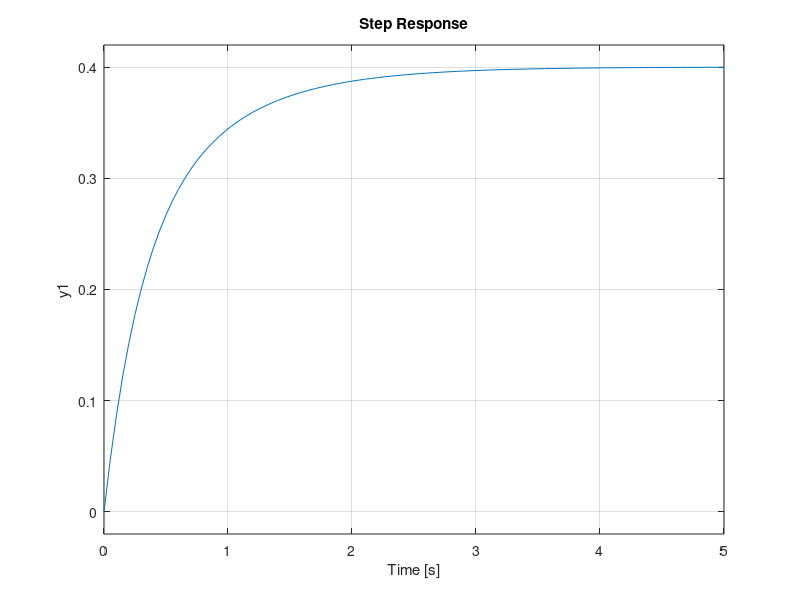

The MATLAB script that drew this image:
%CP 2.2

numc=1;
denc=[1 1];
sysc=tf(numc,denc)
numg=[1 2];
deng=[1 3];
sysg=tf(numg, deng)

%a
sys_s = series(sysc,sysg);
sys_cl = feedback(sys_s, 1)

%b
step(sys_cl);